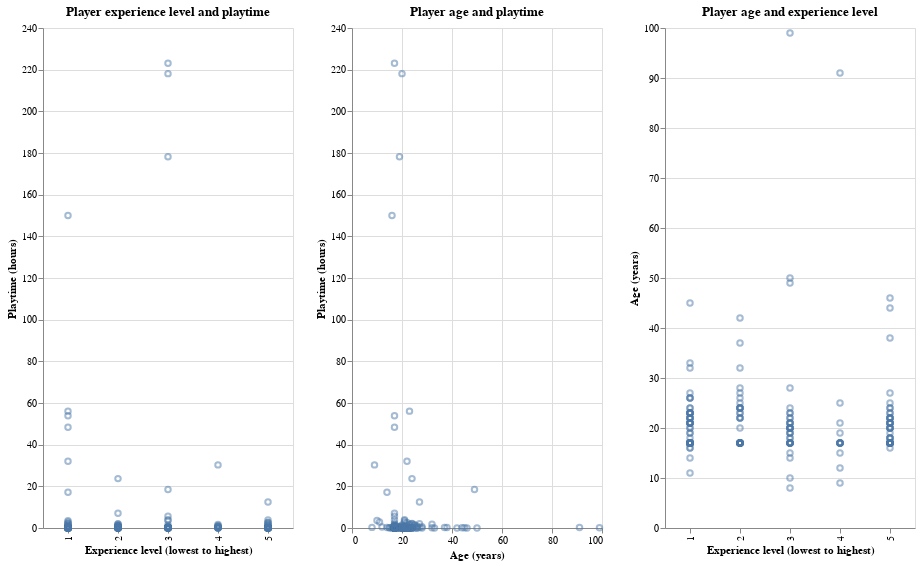

The code cell stored with this chart in its notebook:
### Markdown cell above
Three different visualizations that illustrate the relationship between player age, experience, and playtime were plotted twice, one set representing all the values of the dataframe while the other excludes outliers in playtime and age for improved interpretability. Side-by-side visualizations were used for ease of comparison between the variables “age” and “experience level” in relation to the response variable, as well as to illustrate the relation between the two explanatory variables. Each plot was assigned appropriate titles, axis labels, and opacity for readability, while the width and heights were adjusted to decrease overlap. The overlap of points in the plot was further reduced by excluding the outliers which stretched the plot’s axes.

### Code cell
#age_prediction_grid = players_filtered[["age"]].agg(["min", "max"])
#age_prediction_grid["predicted"] = lm.predict(age_prediction_grid)

age_scatter1 = alt.Chart(players_filtered, title="Player age and playtime").mark_point(opacity=0.5).encode(
    x=alt.X("age").scale(zero=False).title("Age (years)"),
    y=alt.Y("played_hours").title("Playtime (hours)")
).properties(width=250, height=500)

experience_scatter1 = alt.Chart(players_filtered, title="Player experience level and playtime").mark_point(opacity=0.5).encode(
    x=alt.X("experience_num:O").scale(zero=False).title("Experience level (lowest to highest)"),
    y=alt.Y("played_hours").title("Playtime (hours)")
).properties(width=250, height=500)

age_exp_scatter = alt.Chart(players_filtered, title="Player age and experience level").mark_point(opacity=0.5).encode(
    x=alt.X("experience_num:O").scale(zero=False).title("Experience level (lowest to highest)"),
    y=alt.Y("age").title("Age (years)")
).properties(width=250, height=500)

display(experience_scatter1 | age_scatter1 | age_exp_scatter)

### Figure 1 — Vega specification as saved in the notebook (floating-point values rounded to 4 significant figures; data arrays with more than 128 entries replaced by an {"elided": "..."} marker saying what was removed)
{"$schema": "https://vega.github.io/schema/vega/v5.json", "data": [{"name": "source_0"}, {"name": "data_0", "values": {"elided": "196 records"}}, {"name": "data_1", "values": {"elided": "196 records"}}, {"name": "data_2", "values": {"elided": "196 records"}}, {"name": "data_0_concat_0_x_domain_experience_num", "values": [{"experience_num": 4}, {"experience_num": 5}, {"experience_num": 1}, {"experience_num": 3}, {"experience_num": 2}]}, {"name": "data_0_concat_0_y_domain_played_hours", "values": [{"min": 0.0, "max": 223.1}]}, {"name": "data_1_concat_1_x_domain_age", "values": [{"min": 8, "max": 99}]}, {"name": "data_1_concat_1_y_domain_played_hours", "values": [{"min": 0.0, "max": 223.1}]}, {"name": "data_2_concat_2_x_domain_experience_num", "values": [{"experience_num": 4}, {"experience_num": 5}, {"experience_num": 1}, {"experience_num": 3}, {"experience_num": 2}]}, {"name": "data_2_concat_2_y_domain_age", "values": [{"min": 8, "max": 99}]}], "signals": [{"name": "childWidth", "value": 250}], "marks": [{"type": "group", "name": "concat_0_group", "encode": {"update": {"width": {"signal": "childWidth"}, "height": {"signal": "height"}}}, "marks": [{"type": "symbol", "name": "concat_0_marks", "from": {"data": "data_0"}, "encode": {"update": {"stroke": {"value": "#4c78a8"}, "opacity": {"value": 0.5}, "y": {"field": "played_hours", "scale": "concat_0_y"}, "x": {"field": "experience_num", "scale": "concat_0_x"}, "fill": {"value": "transparent"}}}, "style": ["point"]}], "axes": [{"scale": "concat_0_y", "ticks": false, "tickCount": {"signal": "ceil(height/40)"}, "maxExtent": 0, "labels": false, "grid": true, "domain": false, "zindex": 0, "aria": false, "gridScale": "concat_0_x", "minExtent": 0, "orient": "left"}, {"scale": "concat_0_x", "title": "Experience level (lowest to highest)", "labelAlign": "right", "orient": "bottom", "grid": false, "labelAngle": 270, "labelBaseline": "middle", "zindex": 0}, {"scale": "concat_0_y", "grid": false, "orient": "left", "tickCount": {"signal": "ceil(height/40)"}, "zindex": 0, "title": "Playtime (hours)", "labelOverlap": true}], "title": {"text": "Player experience level and playtime", "frame": "group"}, "style": "cell"}, {"type": "group", "name": "concat_1_group", "encode": {"update": {"height": {"signal": "height"}, "width": {"signal": "childWidth"}}}, "marks": [{"type": "symbol", "name": "concat_1_marks", "from": {"data": "data_1"}, "encode": {"update": {"stroke": {"value": "#4c78a8"}, "opacity": {"value": 0.5}, "x": {"field": "age", "scale": "concat_1_x"}, "fill": {"value": "transparent"}, "y": {"field": "played_hours", "scale": "concat_1_y"}}}, "style": ["point"]}], "axes": [{"scale": "concat_1_x", "tickCount": {"signal": "ceil(childWidth/40)"}, "gridScale": "concat_1_y", "domain": false, "aria": false, "labels": false, "grid": true, "maxExtent": 0, "orient": "bottom", "minExtent": 0, "ticks": false, "zindex": 0}, {"scale": "concat_1_y", "gridScale": "concat_1_x", "zindex": 0, "aria": false, "orient": "left", "domain": false, "labels": false, "minExtent": 0, "maxExtent": 0, "tickCount": {"signal": "ceil(height/40)"}, "ticks": false, "grid": true}, {"scale": "concat_1_x", "zindex": 0, "tickCount": {"signal": "ceil(childWidth/40)"}, "grid": false, "labelFlush": true, "orient": "bottom", "title": "Age (years)", "labelOverlap": true}, {"scale": "concat_1_y", "grid": false, "zindex": 0, "tickCount": {"signal": "ceil(height/40)"}, "title": "Playtime (hours)", "orient": "left", "labelOverlap": true}], "title": {"text": "Player age and playtime", "frame": "group"}, "style": "cell"}, {"type": "group", "name": "concat_2_group", "encode": {"update": {"height": {"signal": "height"}, "width": {"signal": "childWidth"}}}, "marks": [{"type": "symbol", "name": "concat_2_marks", "from": {"data": "data_2"}, "encode": {"update": {"fill": {"value": "transparent"}, "opacity": {"value": 0.5}, "stroke": {"value": "#4c78a8"}, "x": {"field": "experience_num", "scale": "concat_2_x"}, "y": {"field": "age", "scale": "concat_2_y"}}}, "style": ["point"]}], "axes": [{"scale": "concat_2_y", "minExtent": 0, "ticks": false, "zindex": 0, "domain": false, "labels": false, "grid": true, "tickCount": {"signal": "ceil(height/40)"}, "aria": false, "gridScale": "concat_2_x", "maxExtent": 0, "orient": "left"}, {"scale": "concat_2_x", "grid": false, "orient": "bottom", "labelAlign": "right", "title": "Experience level (lowest to highest)", "labelBaseline": "middle", "zindex": 0, "labelAngle": 270}, {"scale": "concat_2_y", "title": "Age (years)", "grid": false, "tickCount": {"signal": "ceil(height/40)"}, "zindex": 0, "labelOverlap": true, "orient": "left"}], "title": {"text": "Player age and experience level", "frame": "group"}, "style": "cell"}], "scales": [{"name": "concat_0_x", "type": "point", "domain": {"data": "data_0_concat_0_x_domain_experience_num", "field": "experience_num", "sort": true}, "range": [0, {"signal": "childWidth"}], "padding": 0.5}, {"name": "concat_0_y", "type": "linear", "domain": [{"signal": "(data(\"data_0_concat_0_y_domain_played_hours\")[0] || {}).min"}, {"signal": "(data(\"data_0_concat_0_y_domain_played_hours\")[0] || {}).max"}], "range": [{"signal": "height"}, 0], "zero": true, "nice": true}, {"name": "concat_1_x", "type": "linear", "domain": [{"signal": "(data(\"data_1_concat_1_x_domain_age\")[0] || {}).min"}, {"signal": "(data(\"data_1_concat_1_x_domain_age\")[0] || {}).max"}], "range": [0, {"signal": "childWidth"}], "zero": false, "nice": true}, {"name": "concat_1_y", "type": "linear", "domain": [{"signal": "(data(\"data_1_concat_1_y_domain_played_hours\")[0] || {}).min"}, {"signal": "(data(\"data_1_concat_1_y_domain_played_hours\")[0] || {}).max"}], "range": [{"signal": "height"}, 0], "zero": true, "nice": true}, {"name": "concat_2_x", "type": "point", "domain": {"data": "data_2_concat_2_x_domain_experience_num", "field": "experience_num", "sort": true}, "range": [0, {"signal": "childWidth"}], "padding": 0.5}, {"name": "concat_2_y", "type": "linear", "domain": [{"signal": "(data(\"data_2_concat_2_y_domain_age\")[0] || {}).min"}, {"signal": "(data(\"data_2_concat_2_y_domain_age\")[0] || {}).max"}], "range": [{"signal": "height"}, 0], "zero": true, "nice": true}], "layout": {"padding": 20, "bounds": "full", "align": "each"}, "padding": 5, "background": "white", "height": 500}
